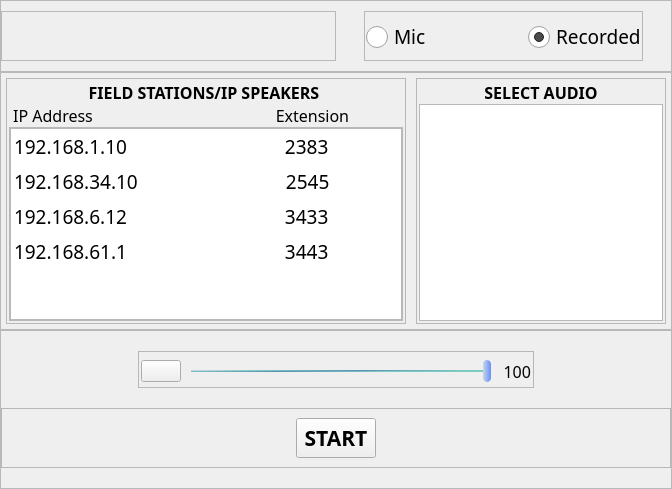
                      <widget class="QWidget" name="mainFieldPage">
                       <layout class="QVBoxLayout" name="verticalLayout_43">
                        <property name="spacing">
                         <number>0</number>
                        </property>
                        <property name="leftMargin">
                         <number>0</number>
                        </property>
                        <property name="topMargin">
                         <number>0</number>
                        </property>
                        <property name="rightMargin">
                         <number>0</number>
                        </property>
                        <property name="bottomMargin">
                         <number>0</number>
                        </property>
                        <item>
                         <widget class="QFrame" name="fieldPageHeader">
                          <property name="frameShape">
                           <enum>QFrame::StyledPanel</enum>
                          </property>
                          <property name="frameShadow">
                           <enum>QFrame::Raised</enum>
                          </property>
                          <layout class="QHBoxLayout" name="horizontalLayout_19">
                           <property name="spacing">
                            <number>0</number>
                           </property>
                           <property name="leftMargin">
                            <number>0</number>
                           </property>
                           <property name="topMargin">
                            <number>10</number>
                           </property>
                           <property name="rightMargin">
                            <number>0</number>
                           </property>
                           <property name="bottomMargin">
                            <number>10</number>
                           </property>
                           <item>
                            <widget class="QFrame" name="VirtualFrame_2">
                             <property name="frameShape">
                              <enum>QFrame::StyledPanel</enum>
                             </property>
                             <property name="frameShadow">
                              <enum>QFrame::Raised</enum>
                             </property>
                            </widget>
                           </item>
                           <item alignment="Qt::AlignHCenter">
                            <widget class="QFrame" name="radioBtnGroup_2">
                             <property name="styleSheet">
                              <string notr="true"/>
                             </property>
                             <property name="frameShape">
                              <enum>QFrame::StyledPanel</enum>
                             </property>
                             <property name="frameShadow">
                              <enum>QFrame::Raised</enum>
                             </property>
                             <layout class="QHBoxLayout" name="horizontalLayout_25">
                              <property name="spacing">
                               <number>100</number>
                              </property>
                              <property name="leftMargin">
                               <number>0</number>
                              </property>
                              <property name="topMargin">
                               <number>10</number>
                              </property>
                              <property name="rightMargin">
                               <number>0</number>
                              </property>
                              <property name="bottomMargin">
                               <number>10</number>
                              </property>
                              <item>
                               <widget class="QRadioButton" name="radioMicInField">
                                <property name="font">
                                 <font>
                                  <family>Noto Sans</family>
                                  <pointsize>14</pointsize>
                                 </font>
                                </property>
                                <property name="styleSheet">
                                 <string notr="true">QRadioButton::indicator:unchecked {
    image: url(:/icons/icons/circle.svg);
}

QRadioButton::indicator:checked {
    image: url(:/icons/icons/check-circle.svg);
}

QRadioButton::indicator{
	width: 23px;
	height: 23px;
}</string>
                                </property>
                                <property name="text">
                                 <string>Mic</string>
                                </property>
                               </widget>
                              </item>
                              <item>
                               <widget class="QRadioButton" name="radioRecordedInField">
                                <property name="font">
                                 <font>
                                  <family>Noto Sans</family>
                                  <pointsize>14</pointsize>
                                 </font>
                                </property>
                                <property name="styleSheet">
                                 <string notr="true">QRadioButton::indicator:unchecked {
    image: url(:/icons/icons/circle.svg);
}

QRadioButton::indicator:checked {
    image: url(:/icons/icons/check-circle.svg);
}

QRadioButton::indicator{
	width: 23px;
	height: 23px;
}</string>
                                </property>
                                <property name="text">
                                 <string>Recorded</string>
                                </property>
                                <property name="checked">
                                 <bool>true</bool>
                                </property>
                               </widget>
                              </item>
                             </layout>
                            </widget>
                           </item>
                          </layout>
                         </widget>
                        </item>
                        <item>
                         <widget class="QFrame" name="fieldPageBody">
                          <property name="frameShape">
                           <enum>QFrame::StyledPanel</enum>
                          </property>
                          <property name="frameShadow">
                           <enum>QFrame::Raised</enum>
                          </property>
                          <layout class="QHBoxLayout" name="horizontalLayout_18">
                           <property name="spacing">
                            <number>10</number>
                           </property>
                           <property name="leftMargin">
                            <number>5</number>
                           </property>
                           <property name="topMargin">
                            <number>5</number>
                           </property>
                           <property name="rightMargin">
                            <number>5</number>
                           </property>
                           <property name="bottomMargin">
                            <number>5</number>
                           </property>
                           <item alignment="Qt::AlignHCenter">
                            <widget class="QFrame" name="fieldListContainer">
                             <property name="minimumSize">
                              <size>
                               <width>400</width>
                               <height>0</height>
                              </size>
                             </property>
                             <property name="maximumSize">
                              <size>
                               <width>400</width>
                               <height>16777215</height>
                              </size>
                             </property>
                             <property name="frameShape">
                              <enum>QFrame::StyledPanel</enum>
                             </property>
                             <property name="frameShadow">
                              <enum>QFrame::Raised</enum>
                             </property>
                             <layout class="QVBoxLayout" name="verticalLayout_39">
                              <property name="spacing">
                               <number>0</number>
                              </property>
                              <property name="leftMargin">
                               <number>2</number>
                              </property>
                              <property name="topMargin">
                               <number>2</number>
                              </property>
                              <property name="rightMargin">
                               <number>2</number>
                              </property>
                              <property name="bottomMargin">
                               <number>2</number>
                              </property>
                              <item>
                               <widget class="QLabel" name="labelFieldList">
                                <property name="font">
                                 <font>
                                  <family>Noto Sans</family>
                                  <pointsize>12</pointsize>
                                  <weight>75</weight>
                                  <bold>true</bold>
                                 </font>
                                </property>
                                <property name="text">
                                 <string>FIELD STATIONS/IP SPEAKERS </string>
                                </property>
                                <property name="alignment">
                                 <set>Qt::AlignCenter</set>
                                </property>
                               </widget>
                              </item>
                              <item>
                               <widget class="QLabel" name="label_ip_ext">
                                <property name="font">
                                 <font>
                                  <family>Noto Sans</family>
                                  <pointsize>12</pointsize>
                                 </font>
                                </property>
                                <property name="text">
                                 <string> IP Address                                            Extension</string>
                                </property>
                                <property name="alignment">
                                 <set>Qt::AlignLeading|Qt::AlignLeft|Qt::AlignVCenter</set>
                                </property>
                               </widget>
                              </item>
                              <item>
                               <widget class="QFrame" name="ipExtListContainer">
                                <property name="frameShape">
                                 <enum>QFrame::StyledPanel</enum>
                                </property>
                                <property name="frameShadow">
                                 <enum>QFrame::Raised</enum>
                                </property>
                                <layout class="QHBoxLayout" name="horizontalLayout_14">
                                 <property name="spacing">
                                  <number>0</number>
                                 </property>
                                 <property name="leftMargin">
                                  <number>0</number>
                                 </property>
                                 <property name="topMargin">
                                  <number>0</number>
                                 </property>
                                 <property name="rightMargin">
                                  <number>0</number>
                                 </property>
                                 <property name="bottomMargin">
                                  <number>0</number>
                                 </property>
                                 <item>
                                  <widget class="QListWidget" name="listField">
                                   <property name="font">
                                    <font>
                                     <family>Noto Sans</family>
                                     <pointsize>14</pointsize>
                                    </font>
                                   </property>
                                   <property name="styleSheet">
                                    <string notr="true">QListWidget:item {
	padding: 4px 0px;
}</string>
                                   </property>
                                   <item>
                                    <property name="text">
                                     <string>192.168.1.10                                2383</string>
                                    </property>
                                   </item>
                                   <item>
                                    <property name="text">
                                     <string>192.168.34.10                              2545</string>
                                    </property>
                                   </item>
                                   <item>
                                    <property name="text">
                                     <string>192.168.6.12                                3433</string>
                                    </property>
                                   </item>
                                   <item>
                                    <property name="text">
                                     <string>192.168.61.1                                3443</string>
                                    </property>
                                   </item>
                                  </widget>
                                 </item>
                                </layout>
                               </widget>
                              </item>
                             </layout>
                            </widget>
                           </item>
                           <item alignment="Qt::AlignHCenter">
                            <widget class="QFrame" name="audioRecordedContainer_3">
                             <property name="maximumSize">
                              <size>
                               <width>250</width>
                               <height>450</height>
                              </size>
                             </property>
                             <property name="frameShape">
                              <enum>QFrame::StyledPanel</enum>
                             </property>
                             <property name="frameShadow">
                              <enum>QFrame::Raised</enum>
                             </property>
                             <layout class="QVBoxLayout" name="verticalLayout_40">
                              <property name="spacing">
                               <number>0</number>
                              </property>
                              <property name="leftMargin">
                               <number>2</number>
                              </property>
                              <property name="topMargin">
                               <number>2</number>
                              </property>
                              <property name="rightMargin">
                               <number>2</number>
                              </property>
                              <property name="bottomMargin">
                               <number>2</number>
                              </property>
                              <item>
                               <widget class="QLabel" name="labelRecordedAudio_3">
                                <property name="font">
                                 <font>
                                  <family>Noto Sans</family>
                                  <pointsize>12</pointsize>
                                  <weight>75</weight>
                                  <bold>true</bold>
                                 </font>
                                </property>
                                <property name="text">
                                 <string>SELECT AUDIO</string>
                                </property>
                                <property name="scaledContents">
                                 <bool>false</bool>
                                </property>
                                <property name="alignment">
                                 <set>Qt::AlignCenter</set>
                                </property>
                               </widget>
                              </item>
                              <item>
                               <widget class="QListWidget" name="listRecordedAudio_3">
                                <property name="minimumSize">
                                 <size>
                                  <width>180</width>
                                  <height>0</height>
                                 </size>
                                </property>
                                <property name="font">
                                 <font>
                                  <family>Noto Sans</family>
                                  <pointsize>14</pointsize>
                                 </font>
                                </property>
                                <property name="styleSheet">
                                 <string notr="true">QListWidget:item {
	padding: 4px 0px;
}</string>
                                </property>
                               </widget>
                              </item>
                             </layout>
                            </widget>
                           </item>
                          </layout>
                         </widget>
                        </item>
                        <item>
                         <widget class="QFrame" name="fieldPageFooter">
                          <property name="frameShape">
                           <enum>QFrame::StyledPanel</enum>
                          </property>
                          <property name="frameShadow">
                           <enum>QFrame::Raised</enum>
                          </property>
                          <layout class="QVBoxLayout" name="verticalLayout_41">
                           <property name="spacing">
                            <number>20</number>
                           </property>
                           <property name="leftMargin">
                            <number>0</number>
                           </property>
                           <property name="topMargin">
                            <number>20</number>
                           </property>
                           <property name="rightMargin">
                            <number>0</number>
                           </property>
                           <property name="bottomMargin">
                            <number>20</number>
                           </property>
                           <item alignment="Qt::AlignHCenter">
                            <widget class="QFrame" name="volumeSetFrame_3">
                             <property name="frameShape">
                              <enum>QFrame::StyledPanel</enum>
                             </property>
                             <property name="frameShadow">
                              <enum>QFrame::Raised</enum>
                             </property>
                             <layout class="QHBoxLayout" name="horizontalLayout_22">
                              <property name="spacing">
                               <number>10</number>
                              </property>
                              <property name="leftMargin">
                               <number>2</number>
                              </property>
                              <property name="topMargin">
                               <number>5</number>
                              </property>
                              <property name="rightMargin">
                               <number>2</number>
                              </property>
                              <property name="bottomMargin">
                               <number>2</number>
                              </property>
                              <item>
                               <widget class="QPushButton" name="btnVolume_3">
                                <property name="cursor">
                                 <cursorShape>PointingHandCursor</cursorShape>
                                </property>
                                <property name="text">
                                 <string/>
                                </property>
                                <property name="icon">
                                 <iconset resource="resources.qrc">
                                  <normaloff>:/icons/icons/volume-2.svg</normaloff>:/icons/icons/volume-2.svg</iconset>
                                </property>
                                <property name="iconSize">
                                 <size>
                                  <width>28</width>
                                  <height>28</height>
                                 </size>
                                </property>
                                <property name="checkable">
                                 <bool>true</bool>
                                </property>
                               </widget>
                              </item>
                              <item>
                               <widget class="QSlider" name="volumeSlider_3">
                                <property name="minimumSize">
                                 <size>
                                  <width>300</width>
                                  <height>28</height>
                                 </size>
                                </property>
                                <property name="cursor">
                                 <cursorShape>PointingHandCursor</cursorShape>
                                </property>
                                <property name="styleSheet">
                                 <string notr="true">QSlider::groove:horizontal{
	height: 2px;
	background-color: qlineargradient(spread:pad, x1:0.083, y1:0.177, x2:0.762, y2:0.534, stop:0 rgba(192, 210, 218, 255), stop:0.19774 rgba(125, 202, 194, 255), stop:0.59322 rgba(95, 145, 182, 255), stop:1 rgba(125, 202, 194, 255));
	margin: 10px 0px;
}
QSlider::groove:horizontal:disabled{
	background-color: #666;
}
QSlider::handle:horizontal{
	background-color: qlineargradient(spread:repeat, x1:0, y1:0.5, x2:1, y2:0.5, stop:0 rgba(199, 215, 226, 255), stop:1 rgba(102, 142, 255, 255));
	width: 8px;
	margin: -10px 0px;
	border-radius: 4px;
}
QSlider::handle:horizontal:hover{
	background-color: qlineargradient(spread:pad, x1:0.336158, y1:0.034, x2:0.63, y2:0.972, stop:0 rgba(149, 180, 134, 255), stop:0.316384 rgba(92, 168, 54, 255), stop:0.621469 rgba(79, 155, 41, 255), stop:1 rgba(216, 251, 199, 255));
}
QSlider::handle:horizontal:disabled{
	background-color: #aaa;
}</string>
                                </property>
                                <property name="maximum">
                                 <number>100</number>
                                </property>
                                <property name="value">
                                 <number>100</number>
                                </property>
                                <property name="orientation">
                                 <enum>Qt::Horizontal</enum>
                                </property>
                               </widget>
                              </item>
                              <item>
                               <widget class="QLabel" name="labelVolume_3">
                                <property name="minimumSize">
                                 <size>
                                  <width>30</width>
                                  <height>0</height>
                                 </size>
                                </property>
                                <property name="font">
                                 <font>
                                  <family>Noto Sans</family>
                                  <pointsize>12</pointsize>
                                 </font>
                                </property>
                                <property name="text">
                                 <string>100</string>
                                </property>
                                <property name="alignment">
                                 <set>Qt::AlignRight|Qt::AlignTrailing|Qt::AlignVCenter</set>
                                </property>
                               </widget>
                              </item>
                             </layout>
                            </widget>
                           </item>
                           <item>
                            <widget class="QFrame" name="frame_11">
                             <property name="frameShape">
                              <enum>QFrame::StyledPanel</enum>
                             </property>
                             <property name="frameShadow">
                              <enum>QFrame::Raised</enum>
                             </property>
                             <layout class="QVBoxLayout" name="verticalLayout_42">
                              <item alignment="Qt::AlignHCenter">
                               <widget class="QPushButton" name="btnStartInField">
                                <property name="minimumSize">
                                 <size>
                                  <width>0</width>
                                  <height>40</height>
                                 </size>
                                </property>
                                <property name="font">
                                 <font>
                                  <family>Noto Sans</family>
                                  <pointsize>16</pointsize>
                                  <weight>75</weight>
                                  <bold>true</bold>
                                 </font>
                                </property>
                                <property name="cursor">
                                 <cursorShape>PointingHandCursor</cursorShape>
                                </property>
                                <property name="toolTip">
                                 <string>Play audio</string>
                                </property>
                                <property name="text">
                                 <string>START</string>
                                </property>
                                <property name="icon">
                                 <iconset resource="resources.qrc">
                                  <normaloff>:/icons/icons/play.svg</normaloff>:/icons/icons/play.svg</iconset>
                                </property>
                                <property name="iconSize">
                                 <size>
                                  <width>28</width>
                                  <height>28</height>
                                 </size>
                                </property>
                               </widget>
                              </item>
                             </layout>
                            </widget>
                           </item>
                          </layout>
                         </widget>
                        </item>
                       </layout>
                      </widget>
